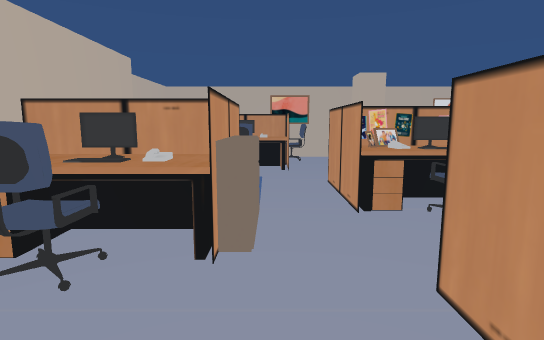
[1] (above)

24 first-person views from a walk through a scene from a Unity 3-D project. The camera is 1.4 m above the floor, tilts 8° down and sees 80° across. The floor is counted in squares, 1 m on a side. Each view is taken from the middle of a square. On the plan, view 1 faces up. The plan holds only what a view shows up to about 15 squares ahead; the rest is blank. The player character is not drawn. Door leaves are left out, so doorways stand open.

[2]
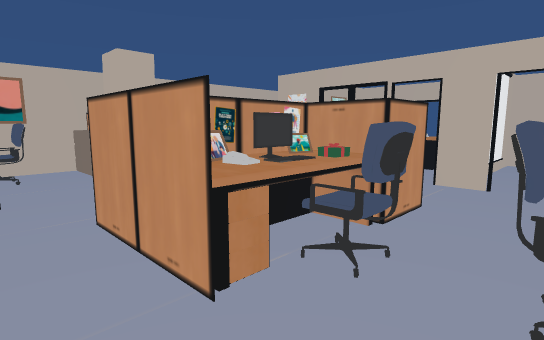

[3]
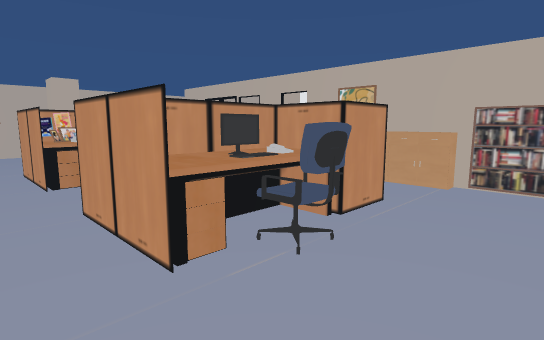

[4]
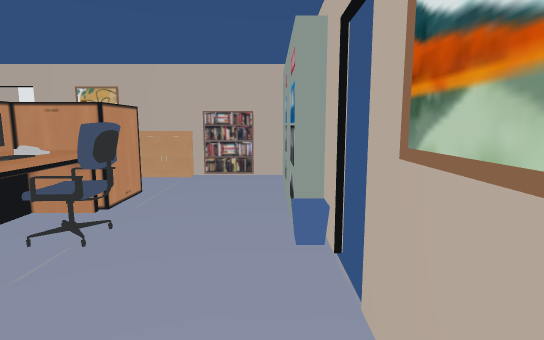

[5]
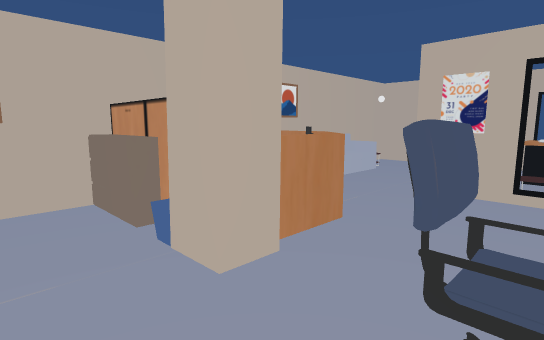

[6]
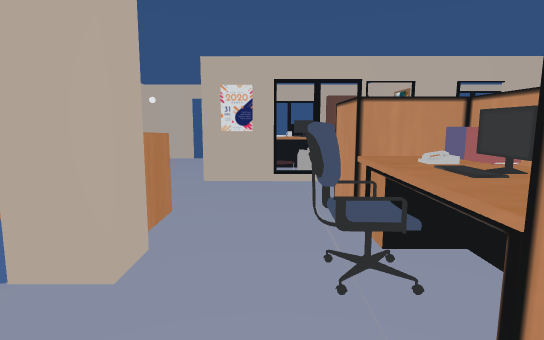

[7]
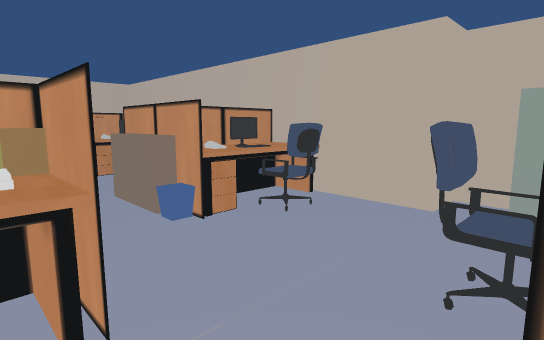

[8]
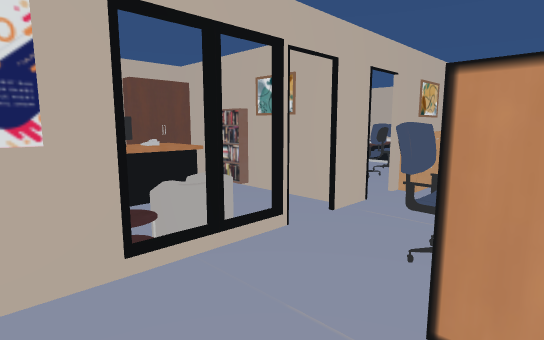

[9]
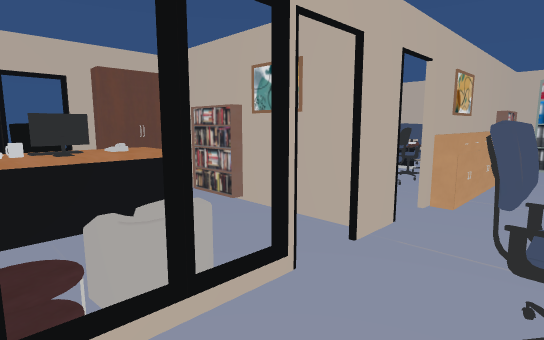

[10]
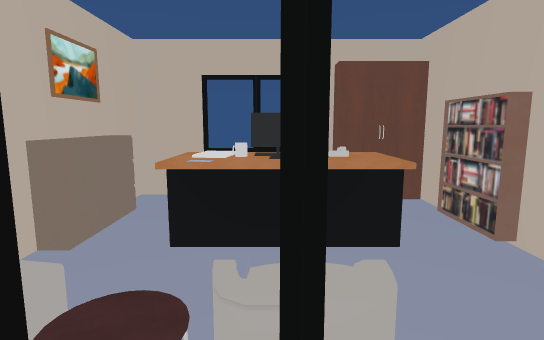

[11]
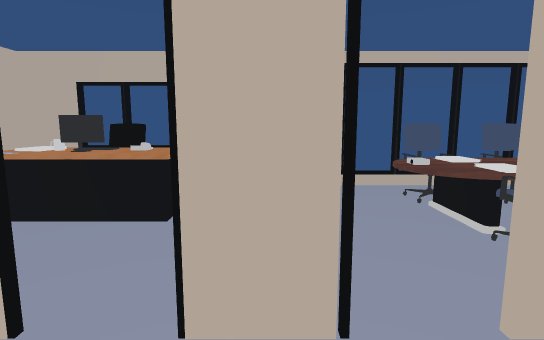

[12]
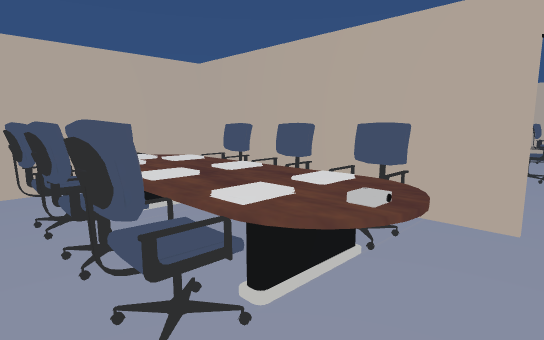

[13]
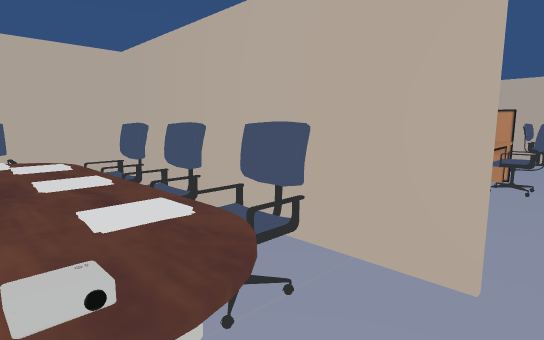

[14]
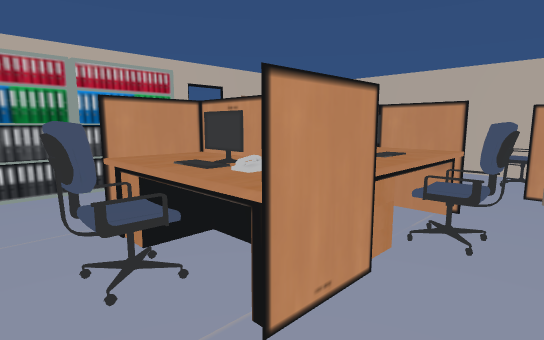

[15]
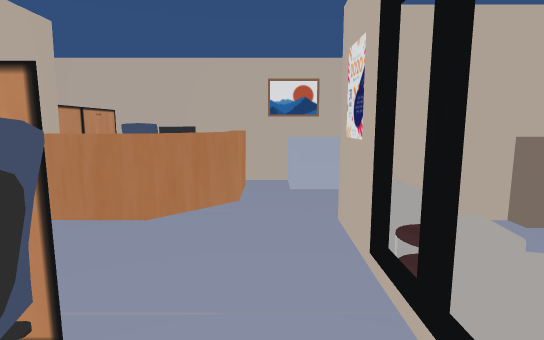

[16]
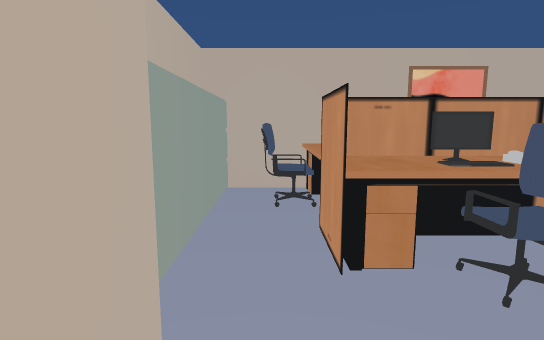

[17]
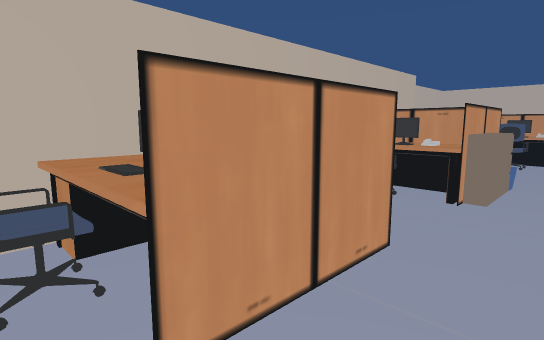

[18]
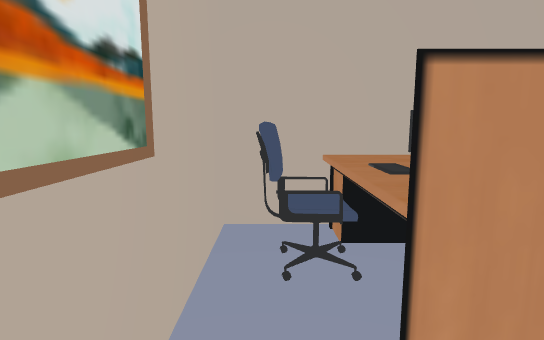

[19]
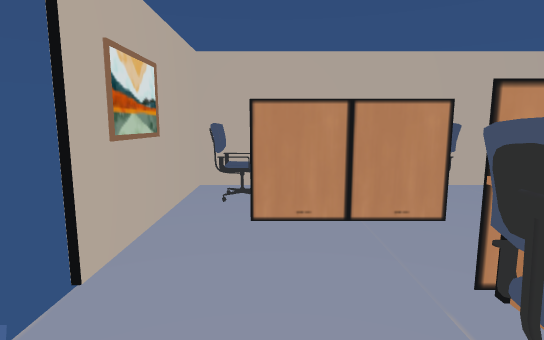

[20]
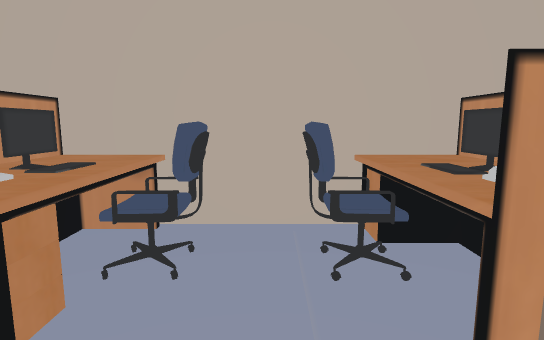

[21]
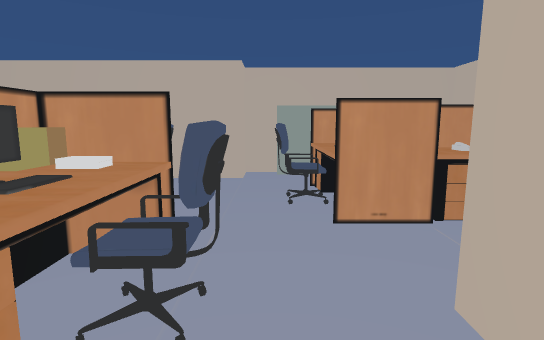

[22]
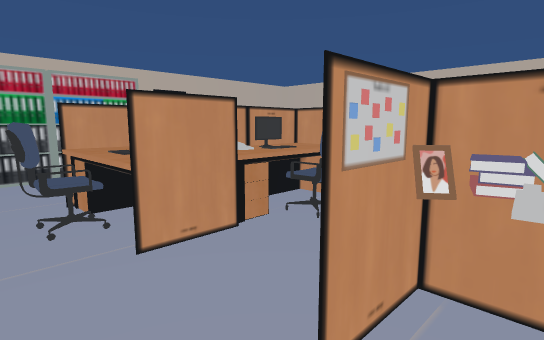

[23]
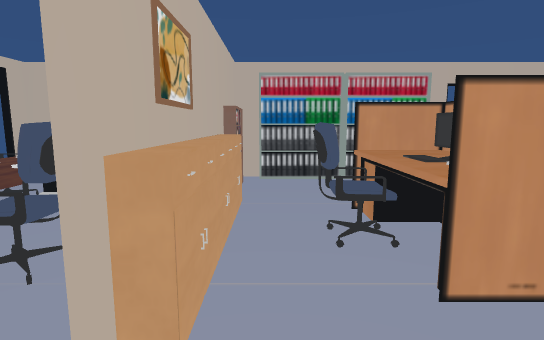

[24]
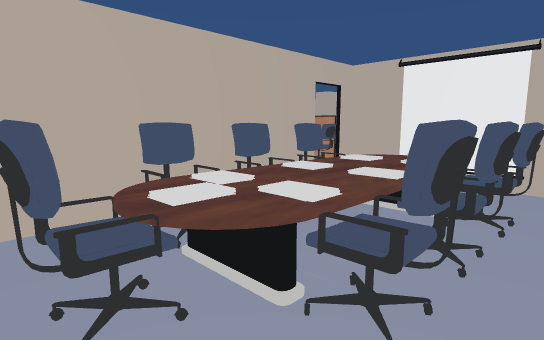

### Floor plan
Points are (right, up) in squares from view 1. A wall is a line through its corners. A room is listed if a view was taken in it or the views show most of it. See-through windows are left out.
Room 1 (views 1, 2, 3, 4, 5, 6, 7, 8, 9, 10, 11, 12, 13, 14, 15, 16, 17, 18, 19, 20, 21, 22, 23, 24)
walls: (4.5, 5) (5.8, 5); (5.8, 5.1) (4.4, 5.1); (4.4, 7.9) (5.8, 7.9); (5.7, 7.9) (4.6, 7.9); (4.3, 1.1) (4.3, 0.5); (8, 4.4) (8, 5.6); (8.1, 3.5) (8.1, 1.4); (4.2, 0.4) (4.2, 1.1) (3.4, 1.1); (8, 1.5) (8, 2.6); (7.9, 8.9) (7.9, 10.8); (3.1, 11.6) (3.1, 14.3) (3.1, 11.9); (8.1, -0.4) (8.1, -3.7); (2.4, -3.7) (3.2, -3.7); (7.2, -3.7) (13.4, -3.7) (13.4, -2.9); (8, -3.4) (8, -0.4); (-4.5, 9.2) (-4.5, 8.2) (-3.5, 8.2) (-3.5, -3.7) (1.4, -3.7); (13.4, 3.3) (13.4, 5.1) (8.1, 5.1); (10.4, 14.2) (0.7, 14.2); (-2.5, 14.2) (-4, 14.2)
low walls: (8.7, 13.9) (7.5, 13.9)
ways out: opening at (10, 12.5) to room 2; open door at (8, 6.5) to room 2; gap at (8, 9) to room 2; open door at (8, 4); gap at (1.5, -4)
objects: cabinet (-4, 9) to (-4, 11); cabinet (-4, 12) to (-4, 13); table (-3, -2) to (-1, -1); table (-3, 0); table (-3, 3) to (-3, 4); table (-3, 5) to (-3, 6); chair (-3, 12); chair (-3, 13); chair (-2, -3); keyboard (-2, -2); keyboard (-2, 0); chair (-2, 1); chair (-2, 2); chair (-2, 3); keyboard (-2, 4); other object (-2, 5); chair (-2, 6); chair (-2, 7); table (-2, 10); table (-2, 11) to (-1, 12); table (-2, 14); other object (-1, 0); table (-1, 3); phone (-1, 4); other object (-1, 5); table (-1, 6); chair (-1, 9); keyboard (-1, 10); cabinet (0, 4) to (0, 5); phone (0, 10) to (0, 11); other object (0, 12); table (0, 14); chair (1, 12); chair (1, 13); table (2, 0) to (3, 1); table (2, 2); table (2, 5); poster (2, 6); books (2, 7); table (2, 8); chair (3, -1); keyboard (3, 0); other object (3, 2); chair (3, 3); chair (3, 4); keyboard (3, 5); other object (3, 6); phone (3, 7); chair (3, 8); chair (3, 9); column (3, 11); cabinet (3, 13); bookshelf (4, -3); phone (4, 0); other object (4, 2); table (4, 5); poster (4, 6); books (4, 7); table (4, 8); chair (4, 12) to (4, 13); table (5, 0); keyboard (5, 1); phone (5, 2); phone (5, 6); bookshelf (6, -3); chair (6, 1); chair (6, 6); chair (6, 7); desk (6, 12) to (6, 13); bookshelf (8, -2); cabinet (8, 0); cabinet (8, 1); cabinet (8, 3); chair (9, -1); chair (9, 0); chair (9, 1); chair (9, 2); chair (10, -3) to (11, -3); chair (10, -2); table (10, -2) to (11, 3); bookshelf (11, 5); chair (12, -1); chair (12, 0); chair (12, 1); chair (12, 2)
Room 2 (no view inside)
walls: (9.2, 10.6) (8.6, 10.6); (13.4, 6.8) (13.4, 10.6); (13.4, 12.3) (13.4, 14.2) (10.4, 14.2); (9.8, 5) (10.5, 5); (12.3, 5) (13.1, 5); (8.3, 5) (9.4, 5)
ways out: opening at (10, 12.5) to room 1; open door at (8, 6.5) to room 1; gap at (8, 9) to room 1; open door at (13.3, 11.7)
objects: armchair (9, 8); armchair (9, 10); phone (11, 7); other object (11, 8); table (11, 9) to (12, 9); cabinet (11, 10) to (12, 11); sofa (11, 13); table (12, 7); cabinet (13, 6)

Where each view was taken, in squares from view 1:
view 1: 0 up, 0 right, facing up
view 2: 3 up, 0 right, facing up-right
view 3: 3 down, 0 right, facing up-right
view 4: 3 down, 1 left, facing right
view 5: 8 up, 1 right, facing up-right
view 6: 9 up, 0 right, facing right
view 7: 10 up, 2 right, facing down-left
view 8: 10 up, 5 right, facing down-right
view 9: 9 up, 6 right, facing down-right
view 10: 8 up, 7 right, facing right
view 11: 5 up, 6 right, facing right
view 12: 4 up, 13 right, facing down-left
view 13: 4 up, 11 right, facing down-left
view 14: 4 up, 7 right, facing down-left
view 15: 6 up, 7 right, facing up
view 16: 7 up, 3 left, facing up
view 17: 3 down, 1 right, facing up-left
view 18: 3 down, 1 right, facing left
view 19: 2 down, 4 right, facing left
view 20: 2 up, 1 right, facing left
view 21: 9 up, 5 right, facing left
view 22: 6 up, 7 right, facing down-left
view 23: 5 up, 7 right, facing down
view 24: 3 down, 13 right, facing up-left
